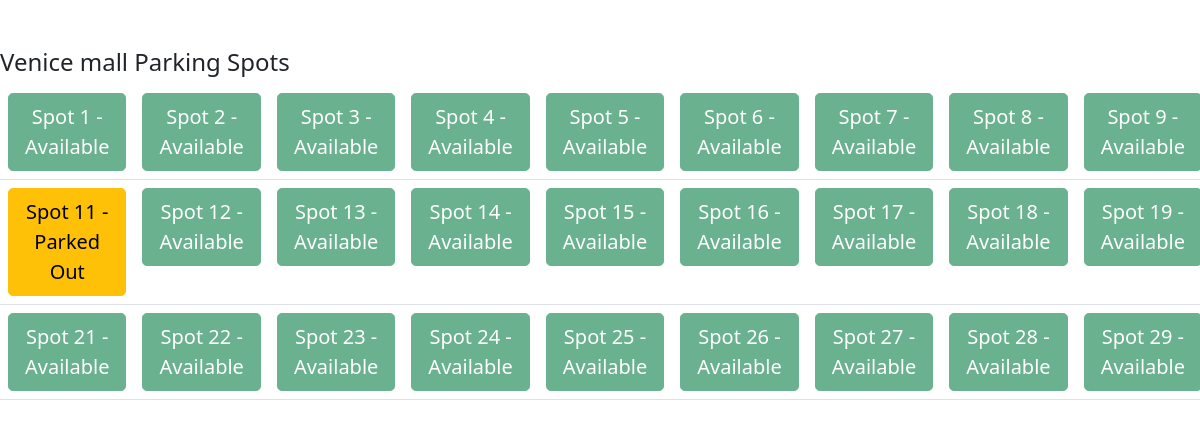
/lot/1/view, run on the app's committed database.
### models.py (models this page shows)
class Lot(db.Model):
    id = db.Column(db.Integer, primary_key=True)
    prime_location = db.Column(db.String(), unique=True, nullable=False)
    price = db.Column(db.Integer, nullable=False)
    address = db.Column(db.String(), unique=True, nullable=False)
    pin_code = db.Column(db.Integer, nullable=False)
    maximum_spots = db.Column(db.Integer)
    spots = db.relationship('Spot', backref='lot', lazy=True)

class Spot(db.Model):
    id = db.Column(db.Integer, primary_key=True)
    lot_id = db.Column(db.Integer, db.ForeignKey('lot.id'), nullable=False)
    user_id = db.Column(db.Integer, db.ForeignKey('user.id'), nullable=True)
    spot_number = db.Column(db.Integer, nullable = False)
    status = db.Column(db.String(), default='available')
    user = db.relationship('User', backref='spots')
    releases = db.relationship('Release', backref='spot', lazy=True)

### app.py (the view, shortened to what this page needs)
@app.route('/lot/<int:lot_id>/view')
def view_spot(lot_id):
    lot = Lot.query.get_or_404(lot_id)
    spots = Spot.query.filter_by(lot_id=lot.id).order_by(Spot.spot_number).all()
    current_count = len(spots)
    db.session.commit()
    spots = Spot.query.filter_by(lot_id=lot.id).order_by(Spot.spot_number).all()
    return render_template('view_spot.html', lot=lot, spots=spots)

### templates/view_spot.html (shortened to what this page needs)
<!DOCTYPE html>
<html lang="en">
<head>
  <link href="https://cdn.jsdelivr.net/npm/bootstrap@5.0.2/dist/css/bootstrap.min.css" rel="stylesheet">
</head>
<body>
<form action="/user_dashboard" method="post">
  <h4 class="mt-5">{{ lot.prime_location }} Parking Spots</h4>
  <div class="table-responsive">
    <table class="table">
      <tbody>
        <tr>
        {% for spot in spots %}
          <td>
            {% if spot.status == 'available' %}
              <button class="btn btn-success btn-lg" disabled>
                Spot {{ spot.spot_number }} - Available
              </button>
            {% else %}
              <a href="{{ url_for('spot_details', spot_id=spot.id) }}" class="btn btn-warning btn-lg">
                Spot {{ spot.spot_number }} - Parked Out
              </a>
            {% endif %}
          </td>
          {% if loop.index % 10 == 0 %}
            </tr><tr>
          {% endif %}
        {% endfor %}
        </tr>
      </tbody>
    </table>
  </div>
</form>
</body>

### data on the page
Lot: prime_location "Venice mall"
Spot: spot_number "1"
Spot: spot_number "2"
Spot: spot_number "3"
Spot: spot_number "4"
Spot: spot_number "5"
Spot: spot_number "6"
Spot: spot_number "7"
Spot: spot_number "8"
Spot: spot_number "9"
Spot: spot_number "11"
Spot: spot_number "12"
Spot: spot_number "13"
Spot: spot_number "14"
Spot: spot_number "15"
Spot: spot_number "16"
Spot: spot_number "17"
Spot: spot_number "18"
Spot: spot_number "19"
Spot: spot_number "21"
Spot: spot_number "22"
Spot: spot_number "23"
Spot: spot_number "24"
Spot: spot_number "25"
Spot: spot_number "26"
Spot: spot_number "27"
Spot: spot_number "28"
Spot: spot_number "29"
